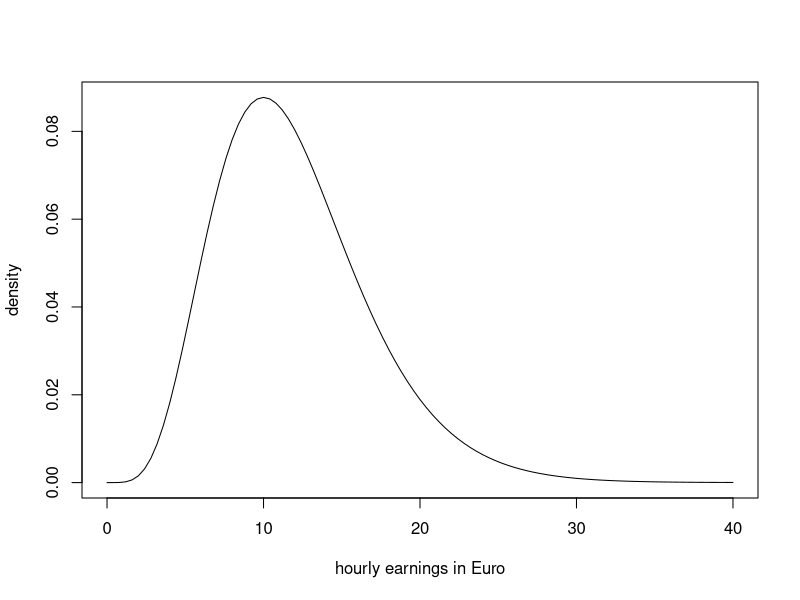
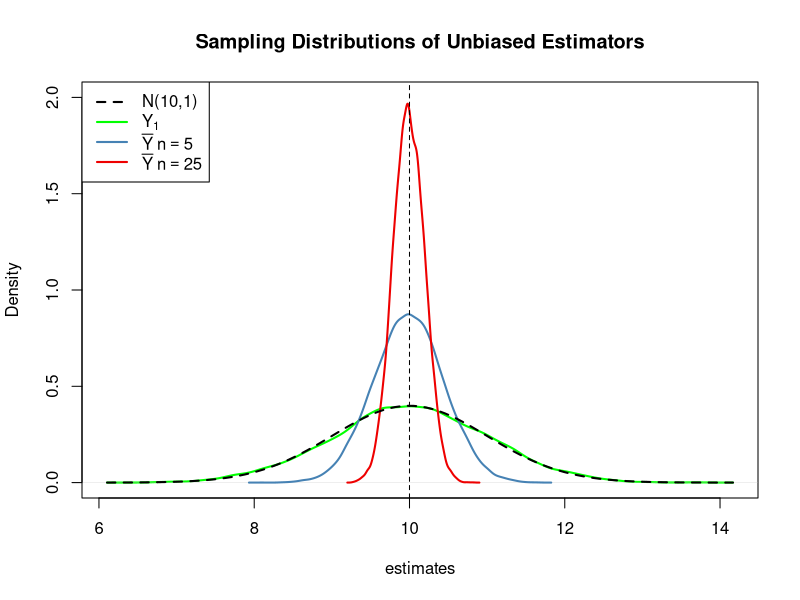
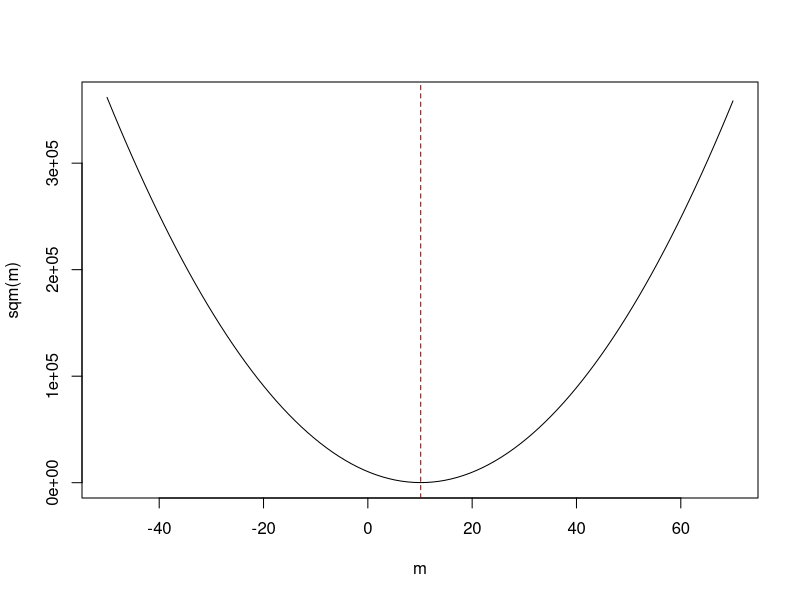
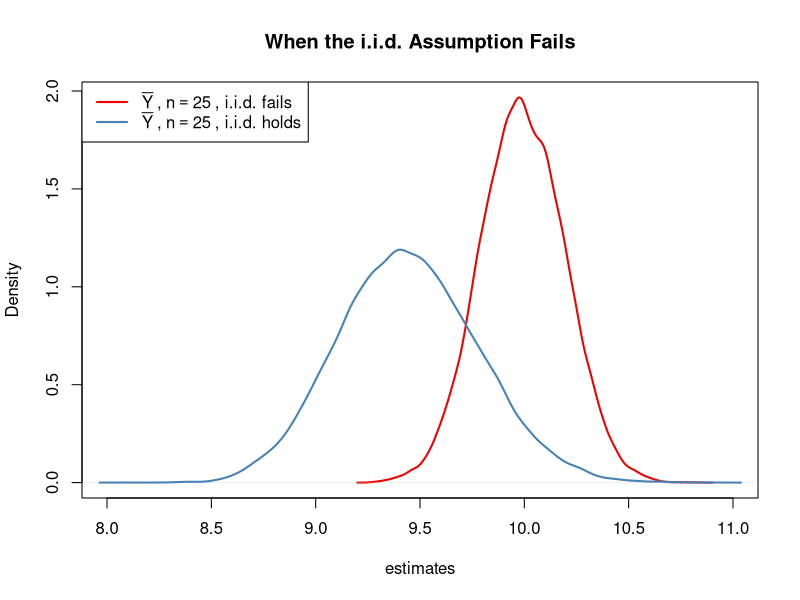
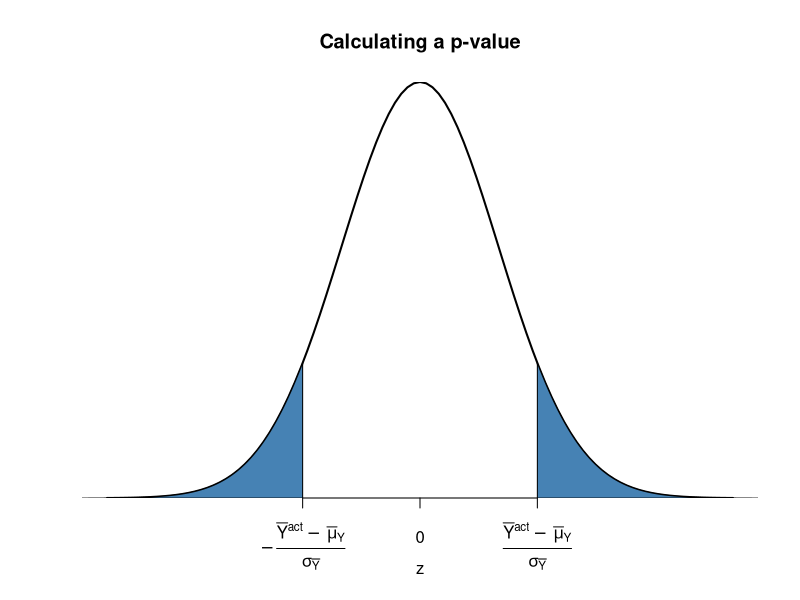
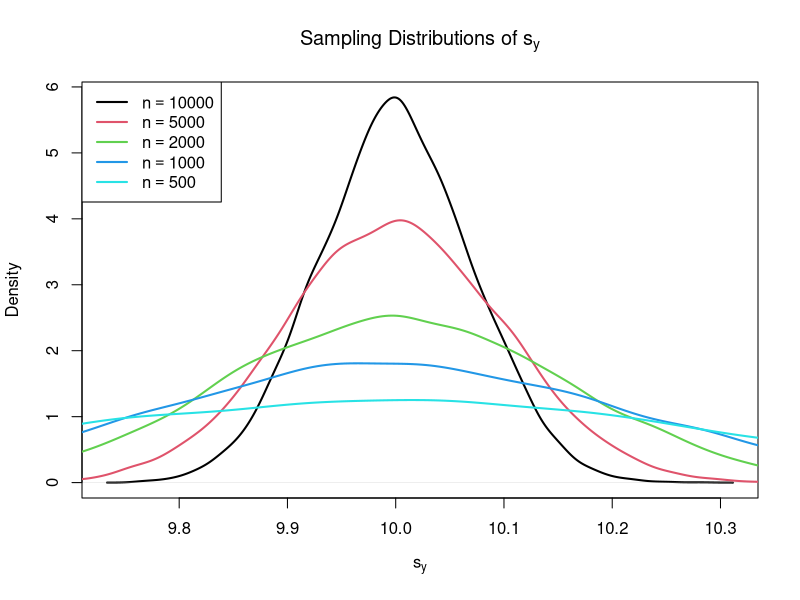
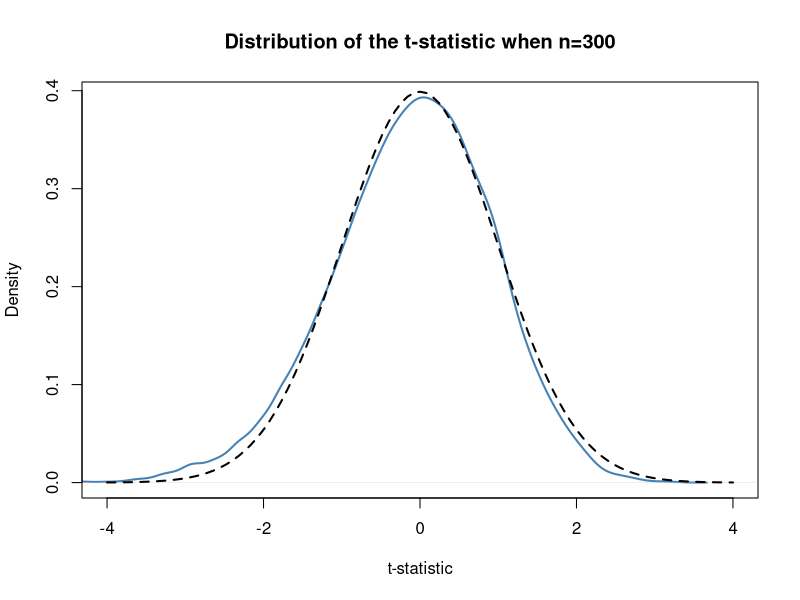
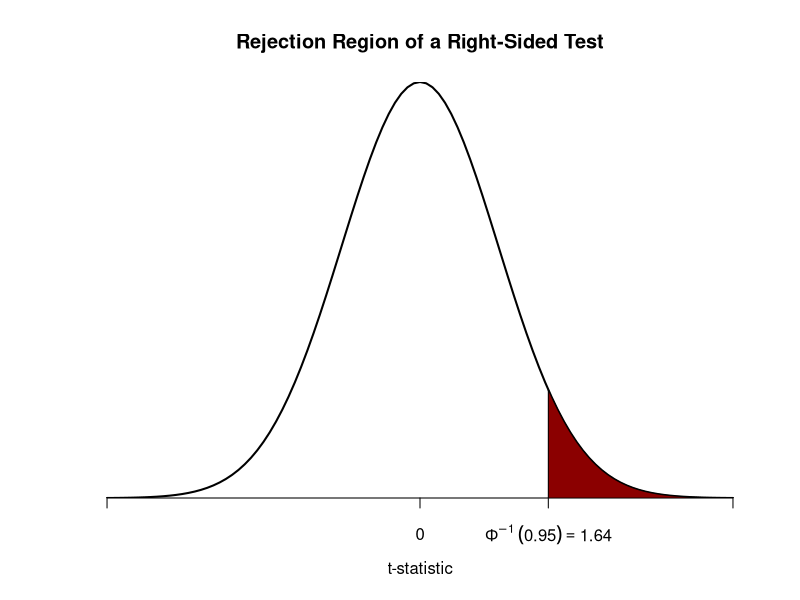

Recreate these plots in R, in order.
## ---- chunk 1
# plot the chi_12^2 distribution
curve(dchisq(x, df=12), 
      from = 0, 
      to = 40, 
      ylab = "density", 
      xlab = "hourly earnings in Euro"
      )
## ---- chunk 2
# set seed for reproducibility
set.seed(1)

# sample from the chi_12^2 distribution, keep only the first observation
rchisq(n = 100, df = 12)[1]
## ---- chunk 3
# generate a fictive population
pop <- rnorm(10000, 10, 1)

# sample form pop and estimate the mean
est1 <- replicate(expr = mean(sample(x = pop, size = 5)), n = 25000)

est2 <- replicate(expr = mean(sample(x = pop, size = 25)), n = 25000)

fo <- replicate(expr = sample(x = pop, size = 5)[1], n = 25000)
## ---- chunk 4
# check if object type is vector
is.vector(est1)
is.vector(est2)

# check lengths
length(est1)
length(est2)
## ---- chunk 5
# plot density estimate Y_1
plot(density(fo), 
      col = 'green', 
      lwd = 2,
      ylim = c(0,2),
      xlab = 'estimates',
      main = 'Sampling Distributions of Unbiased Estimators'
      )

# add density estimate for the distribution of the sample mean with n=5 to the plot
lines(density(est1), 
     col = 'steelblue', 
     lwd = 2, 
     bty = 'l'
     )

# add density estimate for the distribution of the sample mean with n=25 to the plot
lines(density(est2), 
      col = 'red2', 
      lwd = 2
      )

# add a vertical line marking the true parameter
abline(v = 10, lty = 2)

# add N(10,1) density to the plot
curve(dnorm(x, mean=10), 
     lwd = 2,
     lty = 2,
     add = T
     )

# add a legend
legend("topleft",
       legend = c("N(10,1)",
                  expression(Y[1]),
                  expression(bar(Y) ~ n==5),
                  expression(bar(Y) ~ n==25)
                  ), 
       lty = c(2, 1, 1, 1), 
       col = c('black','green', 'steelblue', 'red2'),
       lwd = 2
       )
## ---- chunk 6
# define the function and vectorize it
sqm <- function(m) {
 sum((y-m)^2)
}
sqm <- Vectorize(sqm)

# draw random sample and compute the mean
y <- rnorm(100, 10, 1)
mean(y)

# plot the objective function
curve(sqm(x), 
      from = -50, 
      to = 70,
      xlab = "m",
      ylab ="sqm(m)"
      )

# add vertical line at mean(y)
abline(v = mean(y), 
       lty = 2, 
       col = "darkred"
       )
## ---- chunk 7
# compute the population mean of pop
mean(pop)
## ---- chunk 8
# simulate outcome for the sample mean when the i.i.d. assumption fails
est3 <-  replicate(n = 25000, 
                    expr = mean(sample(x = sort(pop), 
                                  size = 10, 
                                  prob = c(rep(4,2500),rep(1,7500))
                                      )
                                )
                   )

# compute the sample mean of the outcomes
mean(est3)
## ---- chunk 9
# sampling distribution of sample mean, i.i.d. holds, n=25
plot(density(est2), 
      col = 'red2',
      lwd = 2,
      xlim = c(8,11),
      xlab = 'estimates',
      main = 'When the i.i.d. Assumption Fails'
     )

# sampling distribution of sample mean, i.i.d. fails, n=25
lines(density(est3),
      col = 'steelblue',
      lwd = 2
      )

# add a legend
legend("topleft",
       legend = c(expression(bar(Y) ~ "," ~ n==25 ~ ", i.i.d. fails"),
                  expression(bar(Y) ~ "," ~ n==25 ~ ", i.i.d. holds")
                  ), 
       lty = c(1, 1), 
       col = c('red2', 'steelblue'),
       lwd = 2
       )
## ---- chunk 10
# plot the standard normal density on the domain [-4,4]
curve(dnorm(x),
      xlim = c(-4,4),
      main = 'Calculating a p-value',
      yaxs = 'i',
      xlab = 'z',
      ylab = '',
      lwd = 2,
      axes = 'F'
      )

# add x-axis
axis(1, 
     at = c(-1.5,0,1.5), 
     padj = 0.75,
     labels = c(expression(-frac(bar(Y)^"act"~-~bar(mu)[Y,0],sigma[bar(Y)])),
                0,
                expression(frac(bar(Y)^"act"~-~bar(mu)[Y,0],sigma[bar(Y)])))
     )

# shade p-value/2 region in left tail
polygon(x = c(-6, seq(-6,-1.5,0.01),-1.5),
        y = c(0, dnorm(seq(-6,-1.5,0.01)),0), 
        col = 'steelblue'
        )

## shade p-value/2 region in right tail
polygon(x = c(1.5, seq(1.5, 6, 0.01), 6),
        y = c(0, dnorm(seq(1.5, 6, 0.01)), 0), 
        col = 'steelblue'
        )

## ---- chunk 11
# vector of sample sizes
n <- c(10000, 5000, 2000, 1000, 500)

# sample observations, estimate using sd() and plot estimated distributions
s2_y <- replicate(n = 10000, expr = sd(rnorm(n[1], 10, 10)))
plot(density(s2_y),
     main = expression('Sampling Distributions of' ~ s[y]),
     xlab = expression(s[y]),
     lwd = 2
     )

for (i in 2:length(n)) {
  s2_y <- replicate(n = 10000, expr = sd(rnorm(n[i],10,10)))
  lines(density(s2_y), 
        col=i, 
        lwd=2)
}

# add a legend
legend("topleft",
       legend = c(expression(n==10000),
                  expression(n==5000),
                  expression(n==2000),
                  expression(n==1000),
                  expression(n==500)
       ), 
       col = 1:5,
       lwd = 2
)
## ---- chunk 12
# draw 10000 samples of size 100 and estimate the mean of Y and
# estimate the standard error of the sample mean

mean_estimates <- numeric(10000)
se_estimates <- numeric(10000)

for (i in 1:10000) {
  s <- sample(0:1, 
              size = 100,  
              prob = c(0.9, 0.1),
              replace = T
              )
  mean_estimates[i] <- mean(s)
  se_estimates[i] <- sqrt(mean(s)*(1-mean(s))/100)
}

mean(mean_estimates)
mean(se_estimates)
## ---- chunk 13
# sample and estimate, compute standard error and make a hypothesis
samplemean_act <- mean(
  sample(0:1, 
         prob = c(0.9,0.1), 
         replace = T, 
         size = 100
         )
  )

SE_samplemean <- sqrt(samplemean_act * (1-samplemean_act)/100)

mean_h0 <- 0.1 #true null hypothesis

# compute the pvalue
pvalue <- 2 * pnorm(-abs(samplemean_act-mean_h0)/SE_samplemean)
pvalue
## ---- chunk 14
# compute a t-statistic for the sample mean
tstatistic <- (samplemean_act - mean_h0) / SE_samplemean
tstatistic
## ---- chunk 15
# initialize empty vector for t-statistics
tstatistics <- numeric(10000)

# set sample size
n <- 300

# simulate 10000 t-statistics
for (i in 1:10000) {
  s <- sample(0:1, 
              size = n,  
              prob = c(0.9, 0.1),
              replace = T
              )
  tstatistics[i] <- (mean(s)-0.1)/(sqrt(mean(s)*(1-mean(s))/n))
}

# plot density and compare to N(0,1) density
plot(density(tstatistics),
     xlab = 't-statistic',
     main = 'Distribution of the t-statistic when n=300',
     lwd = 2,
     xlim = c(-4,4),
     col = 'steelblue'
     )

# N(0,1) density (dashed)
curve(dnorm(x), 
      add = T, 
      lty = 2, 
      lwd= 2
      )
## ---- chunk 16
# check whether p-value < 0.05
pvalue < 0.05
## ---- chunk 17
# check the critical value
qnorm(p = 0.05)

# check whether the null is rejected using the t-statistic computed further above
abs(tstatistic) > 1.96
## ---- chunk 18
# plot the standard normal density on the domain [-4,4]
curve(dnorm(x),
      xlim = c(-4,4),
      main = 'Rejection Region of a Right-Sided Test',
      yaxs = 'i',
      xlab = 't-statistic',
      ylab = '',
      lwd = 2,
      axes = 'F'
)

# add x-axis
axis(1, 
     at = c(-4,0,1.64,4), 
     padj = 0.5,
     labels = c('',0,expression(Phi^-1~(.95)==1.64),'')
)

# shade rejection region in right tail
polygon(x = c(1.64, seq(1.64, 4, 0.01), 4),
        y = c(0, dnorm(seq(1.64, 4, 0.01)), 0), 
        col = 'darkred'
)
## ---- chunk 19
# plot the standard normal density on the domain [-4,4]
curve(dnorm(x),
      xlim = c(-4,4),
      main = 'Rejection Region of a Left-Sided Test',
      yaxs = 'i',
      xlab = 't-statistic',
      ylab = '',
      lwd = 2,
      axes = 'F'
)

# add x-axis
axis(1, 
     at = c(-4,0,-1.64,4), 
     padj = 0.5,
     labels = c('',0,expression(Phi^-1~(.05)==-1.64),'')
)

# shade rejection region in right tail
polygon(x = c(-4, seq(-4, -1.64, 0.01), -1.64),
        y = c(0, dnorm(seq(-4, -1.64, 0.01)), 0), 
        col = 'darkred'
)
## ---- chunk 20
# set random seed
set.seed(1)

# generate some sample data
sampledata <- rnorm(100,10,10)

# checke type
typeof(t.test(sampledata))

# display list elements produced by t.test
ls(
  t.test(sampledata)
)
## ---- chunk 21
t.test(sampledata)$"conf.int"
## ---- chunk 22
t.test(sampledata)
## ---- chunk 23
# set random seed
set.seed(1)

# draw data from two different populations with equal mean
sample_pop1 <- rnorm(100, 10, 10)
sample_pop2 <- rnorm(100, 10, 20)

# perform a two sample t-test
t.test(sample_pop1, sample_pop2)
## ---- chunk 24
# install and load the readxl package
install.packages('readxl')
library(readxl)
## ---- chunk 25
# import the data into R
cps <- read_excel(path = 'data/cps_ch3.xlsx')
## ---- chunk 26
# install and load the dplyr package
install.packages('dplyr') 
library('dplyr')
## ---- chunk 27
# Get an overview of the data structure
head(cps)

# group data by gender and year and compute the mean, standard deviation
# and number of observations for each group
avgs <- cps %>% 
        group_by(a_sex, year) %>% 
        summarise(mean(ahe08), 
                  sd(ahe08), 
                  n()
                  )

# print results to the console
print(avgs)
## ---- chunk 28
# split the data set by gender
male <- avgs %>% filter(a_sex == 1) 
female <- avgs %>% filter(a_sex == 2)

# Rename columns of both splits
colnames(male)   <- c("Sex", "Year", "Y_bar_m", "s_m", "n_m")
colnames(female) <- c("Sex", "Year", "Y_bar_f", "s_f", "n_f")

# Estimate Gender gaps, compute standard errors and confidence intervals for all dates
gap <- male$Y_bar_m - female$Y_bar_f

gap_se <- sqrt(male$s_m^2 / male$n_m + female$s_f^2 / female$n_f)

gap_ci_l <- gap - 1.96 * gap_se

gap_ci_u <- gap + 1.96 * gap_se

result <- cbind(male[,-1], female[,-(1:2)], gap, gap_se, gap_ci_l, gap_ci_u)

# print results to the console
print(result, digits = 3)
## ---- chunk 29
# set random seed
set.seed(123)

# generate data set
X <- runif(n = 100, 
           min = 18, 
           max = 70
           )
Y <- X + rnorm(n=100, 50, 15)

# plot observations
plot(X, 
     Y, 
     type = "p",
     main = "A Scatterplot of X and Y",
     xlab = "Age",
     ylab = "Earnings",
     col = "steelblue",
     pch = 19
     )
## ---- chunk 30
# compute sample covariance of X and Y
cov(X,Y)

# compute sample correlation between X and Y
cor(X,Y)

# equivalent way to compute the sample correlation
cov(X,Y)/(sd(X) * sd(Y))
## ---- chunk 31
library(MASS)

# set random seed
set.seed(1)

# positive correlation (0.81)
example1 <- mvrnorm(100,
                    mu = c(0,0), 
                    Sigma = matrix(c(2,2,2,3), ncol = 2),
                    empirical = TRUE
                    )

# negative correlation (-0.81)
example2 <- mvrnorm(100,
                    mu = c(0,0), 
                    Sigma = matrix(c(2,-2,-2,3), ncol = 2),
                    empirical = TRUE
                    )

# no correlation 
example3 <- mvrnorm(100,
                    mu = c(0,0), 
                    Sigma = matrix(c(1,0,0,1), ncol = 2),
                    empirical = TRUE
                    )

# no correlation (quadratic relationship)
X <- seq(-3,3,0.01)
Y <- -X^2 + rnorm(length(X))

example4 <- cbind(X,Y)

# estimate

## Plots

# divide plot area as 2-by-2 array
par(mfrow=c(2,2))

plot(example1, col='steelblue', pch=20, xlab = 'X', ylab = 'Y', main="Correlation = 0.81")
plot(example2, col='steelblue', pch=20, xlab = 'X', ylab = 'Y', main="Correlation = -0.81")
plot(example3, col='steelblue', pch=20, xlab = 'X', ylab = 'Y', main="Correlation = 0")
plot(example4, col='steelblue', pch=20, xlab = 'X', ylab = 'Y', main="Correlation = 0")
